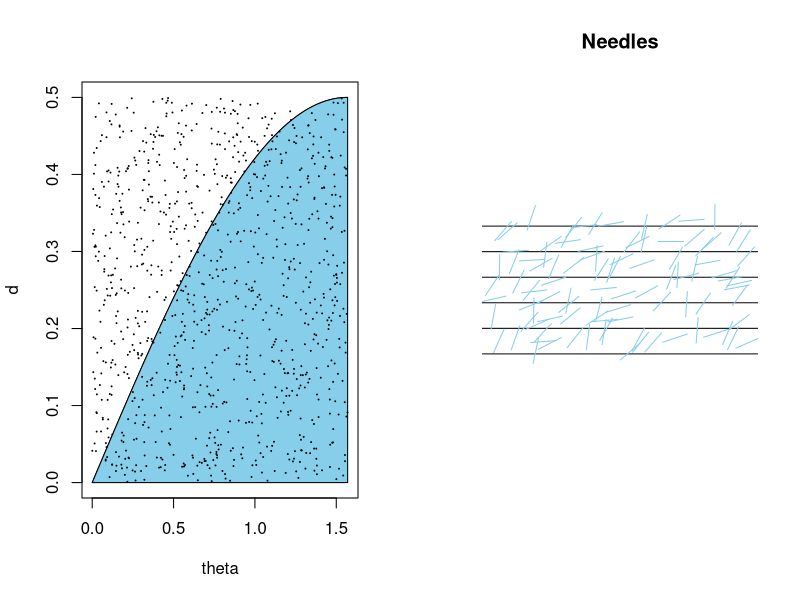

Reproduce this figure in R.

#' Example 2.3 BuffonsNeedle
#' This program will estimate the area of the
#' region E under the curve d=1/2*sin(theta) in the
#' theta:[0, pi/2], d:[0, 1/2]

n = 10000 # the number of experiments
theta_data = runif(n) * pi / 2 # angle of needles
ddata = runif(n, min=0, max=0.5) # the distance from the center of needle to the nearest lines
xdata = runif(n, min=0, max=10) # x value of points (for drawing needle)
ydata = runif(n, min=0, max=5) # y value of points (for ddrawing needle)
# the number of needles crossing a line
cross_num = length(ddata[ddata / sin(theta_data) < 1 / 2])

par(mfrow=c(1, 2))

# drawing region
theta = seq(0, pi / 2, 0.001)
d = 0.5 * sin(theta)
pt = c(theta, rev(theta))
pd = c(rep(0, length(theta)), rev(d))

plot(theta, d, type='l', xlim=c(0, pi/2), ylim=c(0, 1/2))
polygon(pt, pd, col='skyblue')
points(theta_data[seq(1, n, 10)], ddata[seq(1, n, 10)], cex=.01)

# drawing lattice
plot(1, type='n', xlab='', ylab='', main='Needles', axes=F,
     xlim=c(0, 10), ylim=c(0, 5), asp=1)
for (i in 0:5) {
  abline(h=i)
}

# drawing needles
for (i in seq(1, n, 100)) {
  x = xdata[i]
  y = ydata[i]
  t = theta_data[i]
  d = ddata[i]
  lines(c(x - 0.5*cos(t), x + 0.5*cos(t)),
        c(y + d - 0.5*sin(t), y + d + 0.5*sin(t)),
        col='skyblue', asp=1)
}

cat('Estimate of area is ', cross_num / n * (pi / 4))
cat('Estimate of pi is ', 2 / (cross_num / n))
